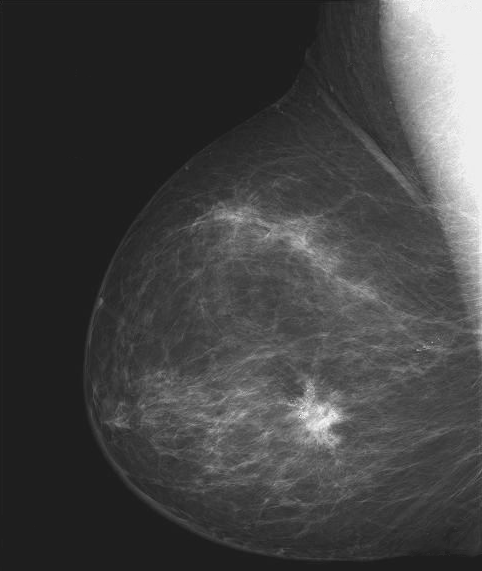
#> input picture Intensity_Spatial_Xfrm/images/breastXray.tif, 482 x 571 px; the run also reads 4 pictures not shown here
$ jupyter execute --allow-errors ec_dip_int_spatial_xfm_scikit_01.ipynb   (older library calls are emulated)
#> lines starting #> are read from the running program, lines starting #| are printed output that depends on the picture; long printed decimals are rounded
### ec_img_utils.py
# -*- coding: utf-8 -*-
"""
Created on Thu Jan 21 21:51:16 2021

@author: Ernesto

Image processing module for ECE419

The purpose of this module is to compile/construct a collection of image
processing utilities as I progress through the course
"""
import numpy as np
import scipy
from tabulate import tabulate
import exifread

import skimage
import skimage.util
import skimage.restoration
from scipy.ndimage import convolve
from scipy.ndimage import correlate
import skimage.filters
import skimage.transform
from skimage import morphology

import matplotlib.pyplot as plt

def get_img_info(img):
    '''
    Function to extract and print image information

    Inputs:
        - img: image represented as ndarray
    Outputs:
        - None, but the function prints the image dimensions, the data type,
          and the size in bytes
    '''
    if isinstance(img, np.ndarray):
        # create dict to store image info
        info_dict = dict()

        info_dict['Shape'] = [img.shape]
        info_dict['Data type'] = [img.dtype]
        info_dict['Bytes'] = [img.itemsize * np.prod(img.shape)]
        info_dict['Range'] = [np.min(img), np.max(img)]

        # print info to display
        print("Image Information\n\n", tabulate(info_dict, headers="keys", tablefmt='github'))

        # return info_dict
    else:
        raise Exception('Image is not array type')


'''
READING IMAGE EXIF INFORMATION / METADATA
I WILL BE USING EXIFREAD FROM: https://pypi.org/project/ExifRead/

Matlab has a built-in function iminfo that returns metadata for image files.
My plan is to wrap some of exifread's functionality into a utility function to
extract meaningful information from image files
'''


# [95 lines left out: functions get_exif_data, gray_img_comparison_plot, log_xfm, not called in this run]


def stretch_xfm(img, args_dict):
    # convert image to float image
    img = skimage.img_as_float(img)

    # if args_dict is empty, assign defaults
    if not bool(args_dict):
        slope = 4.0
        k = np.mean(img)
        # k = 0.5
    elif len(args_dict.keys()) == 2:
        slope = args_dict['slope']
        k = args_dict['k']
    else:
        Exception("Incorrect number of inputs for stretch method")

    # out_img = 1/(1+np.power((k/img+1e-6),slope))
    out_img = 1 / (1 + np.power(np.divide(k, img + 1e-10), slope))
    # I MAY HAVE TO WRITE THIS AS A TABLE LOOK-UP/INTERPOLATION OPERATION INSTEAD

    # rescale and convert back to uint8
    out_img = skimage.img_as_ubyte(out_img / np.max(out_img))

    return out_img


# [21 lines left out: function specified_xfm, not called in this run]


def intensity_xfms(img, method, args_dict):
    '''
    Function to perform intensity transformatin on grayscale images.
    Adapted from Digital Image Processing Using Matlab, 3rd ed by Gonzalez et al.

    Parameters
    ----------
    img : Typically uint8, although most functions will convert to float img
        img object as ndarray.
    method : string
        String describing intensity transformation to be performed.
    args_dict : dict
        Dictionary with input arguments depending on the intensity xfm.

        if method == 'log', args_dict = {'C': val1, 'out_cls': cls_str}
        where C is the constant multiplier in the log transformation and
        out_cls is either uint8 or uint16 representing output img class

        if method == 'stretch', args_dict = {'k':val1, 'slope':val2}
        where k and slope are the functional parameters in the transformation
        out_intensity = 1/(1+ (k/img)^slope))

        if method == 'specified', args_dict = {'txfun'} where txfun represents
        an array of intensity values to interpolate with

        if method == 'neg', return the photgraphic negative of the image

    Returns
    -------
    out_img: uint8 or uint16 (for log xfm) transformed according to the selected
    method (see desciptions above)
   '''
    if method == 'log':
        # the log transformation handles image classes differently than the other
        # xfms, so let the log_transform function handle that and then return
        out_img = log_xfm(img, args_dict)

    elif method == 'neg':
        out_img = skimage.util.invert(img)

    elif method == 'stretch':
        out_img = stretch_xfm(img, args_dict)

    elif method == 'specified':
        out_img = specified_xfm(img, args_dict)

    return out_img


# %%
# Frequency Domain Filtering utility functions
# [1781 lines left out: functions dftuv, next_pwr_2, padded_size, dft_filt, lp_filter, hp_filter and 38 more, not called in this run]

### Intensity_Spatial_Xfrm/ec_dip_int_spatial_xfm_scikit_01.ipynb
## Digital Image Processing, ECE419

Ernesto Colon

The Cooper Union Department of Electrical Engineering

January 24th, 2020

References:
- Digital Image Processing Using Matlab [DIPUM] by Gonzalez et al., 3rd ed
- Digital Image Processing by Gonzalez et al., 4th ed

**The following set of notes and example scripts are part of my independent study sessions and adapted from the references outlined above. My main reference is DIPUM and complemented with online documentation. As I go through the theory and textbook examples, I am translating the code and image processing techniques to Python.**

## Intensity Transformations and Spatial Filtering Notes/Exercises/Sandbox

[cell 1]
#Importing the libraries
import sys
#sys.path.append('C:/Users/ernes/OneDrive - The Cooper Union for the Advancement of Science and Art/Digital Image Processing-Aurora-R11/DIPUM/Scripts/Digital-Image-Processing')
sys.path.append('..')

import numpy as np
import os
import matplotlib.pyplot as plt
#from ec_img_utils import *
import ec_img_utils
from tabulate import tabulate
import skimage
import skimage.util
from skimage import io

## Spatial and Intensity Transformation Functions

Image processing tecniques in the spatial domain operate directly on the pixels of an image. In general, we can represent spatial transformations as follows:

<center> $$g(x,y) = T[f(x,y)]$$ <\center>

where $g(x,y)$ is the result of applying operator $T[\cdot]$ on input image $f(x,y)$.

If we let $(x_0, y_0)$ denote a pixel of interest, spatial transformations operate on a $n \times n$ neighborhood (rectangular region around pixel) of our pixel. When the spatial transformation neighborhood is of size $1 \times 1$ for a grayscale image, our spatial transformation is simply an intensity transformation. Recall that a grayscale image $f(x,y)$ represents intensity values at each pixel $(x,y)$. Thus, an operator that modifies each individual's pixel intensity is simply an intensity operator/transformation.

**Example 3.1 from DIPUM - Adjusting image contrast**

[cell 2]
######################
# PHOTGRAPHIC NEGATIVE
######################

#load the mammogram image
img_mam = io.imread('./images/breastXray.tif')
#> img_mam is the input picture: shape (571, 482); min 21, max 255, mean 66.7

#get image information
ec_img_utils.get_img_info(img_mam); print('\n\n')
#| Image Information
#|  | Shape      | Data type   |   Bytes |   Range |
#| |------------|-------------|---------|---------|
#| | (571, 482) | uint8       |  275222 |      21 |
#| |            |             |         |     255 |

#display the original and processed images
fig_mam, ax_mam = plt.subplots(2,3, figsize=(12.5,10)); ax_mam = ax_mam.ravel()

#display original image
ax_mam[0].imshow(img_mam,cmap='gray'); ax_mam[0].set_title('Original digital mammogram');

#The original image shows a small lesion, but it is hard to see around the dark background. Let's compute the complement of the image or its photographic negative
#The image processing toolbox in Matlab has a function imadjust() that can be used to rescale intensity values for grayscale images. In skimage, the parallel to
#Matlab's function is skimage.exposure.rescale_intensity() --> the parallels between the two functions are not exactly 1 to 1, but skimage's function
#will accomplish our task at hand

#Let's compute the complement of the mammogram by inverting the pixel values.
img_mam_comp = skimage.exposure.rescale_intensity(img_mam, in_range = (0,255), out_range = (255,0))
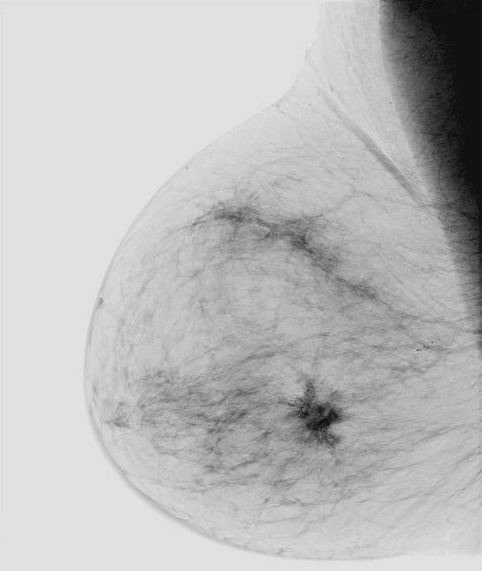
#> img_mam_comp: shape (571, 482) float64; min 0, max 234, mean 188.3

#display the complement image (photgraphic negative)
ax_mam[1].imshow(img_mam_comp,cmap='gray'); ax_mam[1].set_title('Negative image');

#note how much easier it is to see the lesion in the negative image

#We could have also used skimage.util.invert() to get our complement image

#Expanding the grayscale range [0.5, 0.75] to the full [0,1] or [0, 255] for uint8 images
img_mam_pt5_pt75 = skimage.exposure.rescale_intensity(img_mam,in_range=(255*0.5,255*0.75),out_range=(255*0,255*1))
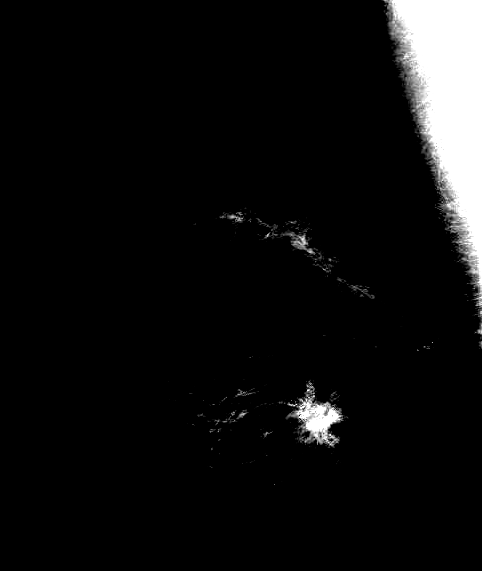
#> img_mam_pt5_pt75: shape (571, 482) float64; min 0, max 255, mean 15.3

#display the expanded image
ax_mam[2].imshow(img_mam_pt5_pt75,cmap='gray'); ax_mam[2].set_title('Expanded int. in range [0.5,0.75]');

#Note that the lesion is more visible/discernable against the black background

#####################
# CONTRAST STRETCHING
#####################

#From skimage's documentation:
#Even if an image uses the whole value range, sometimes there is very little weight at the ends of the value range.
#In such a case, clipping pixel values using percentiles of the image improves the contrast (at the expense of some
#loss of information, because some pixels are saturated by this operation):

#Matlab accomplishes the same functionality with the stretchlim() function

#contrast stretching
vmin, vmax = np.percentile(img_mam,(1,99))  #get percentile values
#> vmin = 30; vmax = 238

#top and bottom 1% of pixel values get clipped
img_mam_ctrst_str = skimage.exposure.rescale_intensity(img_mam, in_range=(vmin,vmax),)
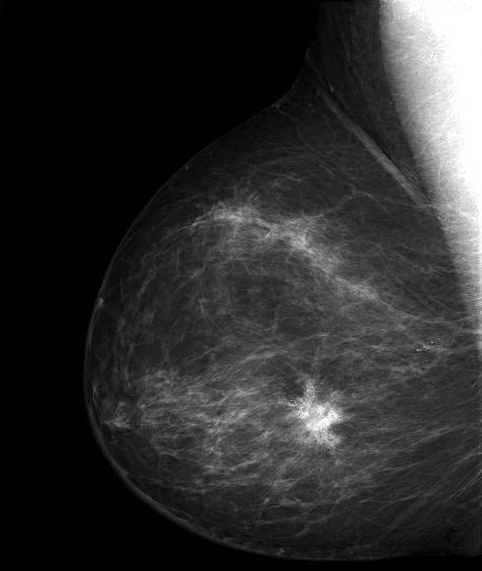
#> img_mam_ctrst_str: shape (571, 482); min 0, max 255, mean 44.7

#display the contrast stretched image
ax_mam[3].imshow(img_mam_ctrst_str,cmap='gray'); ax_mam[3].set_title('Contrast stretched');

#Contrast stretch with complement
#top and bottom 1% of pixel values get clipped
img_mam_ctrst_str_neg = skimage.exposure.rescale_intensity(img_mam, in_range=(vmin,vmax), out_range=(255,0))
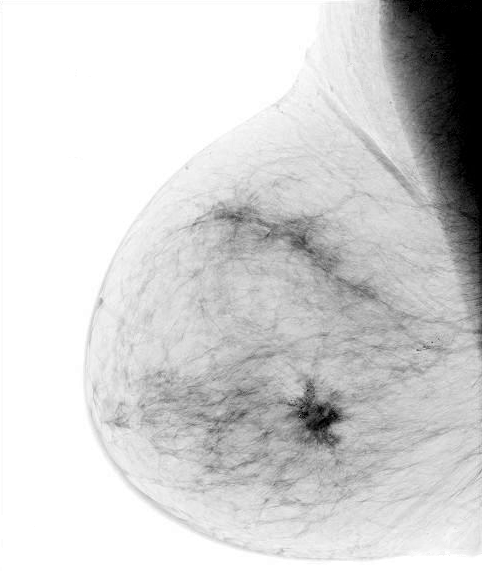
#> img_mam_ctrst_str_neg: shape (571, 482) float64; min 0, max 255, mean 210

#display the contrast stretched image
ax_mam[4].imshow(img_mam_ctrst_str_neg,cmap='gray'); ax_mam[4].set_title('Contrast stretched negative');

#Note the contrast enhanement obtained in the stretched negative relative to the original's negative

fig_mam.delaxes(ax_mam[5])

### Logarithmic and Contrast-Stretching Transformations

The intensity transformations treated in this section are tools for ***dynamic range*** manipulation. With natural images, our objective is typically to enhance the visual perception of an image. With medical images, as the mammogram example shown above, the visual perception enhancements are typically linked with being able to extract meaningful information from the image. In the case of the mammogram image, the contrast enhancement operations we performed allowed a clearer visualization of the tissue lesion.

**Logarithm transformations**

<center> $g(x,y) = c \times log(1 + f(x,y))$ <\center>

Where $c$ is a constant and $f(x,y)$ is an image of floating point *dtype*.

The shape of this transformation is shown below. One of the main uses of a logarithmic transformation is in dynamic range compression. For images with large dynamic ranges (e.g., Fourier transforms with typical dynamic ranges spanning ~$[0, 10^6]$), using a log transform results in a narrower dynamic range and we avoid drowning out the low intensity pixels.

Typically, once we have applied the log transformation to our image, we rescale the values to the range [0,1] and finally convert to the desired *dtype* for displaying, printing, etc.

[cell 3]
#############
# lOG XFM
#############

#plotting the shape of the logiartihmic transformation
log_xfm = lambda c, f : c*np.log(1 + f)

#generate vector of intensity values in range [0,1]
inten_in = np.linspace(0,1,endpoint=True)

#constant in log transformation
c = 1

fig_log_xfm, ax_log_xfm = plt.subplots(1,1, figsize=(5,5));
ax_log_xfm.plot(inten_in, log_xfm(c, inten_in)); ax_log_xfm.set_title('Logarithmic Transformation');
ax_log_xfm.set_xlabel('Input instensity');ax_log_xfm.set_ylabel('Output instensity');
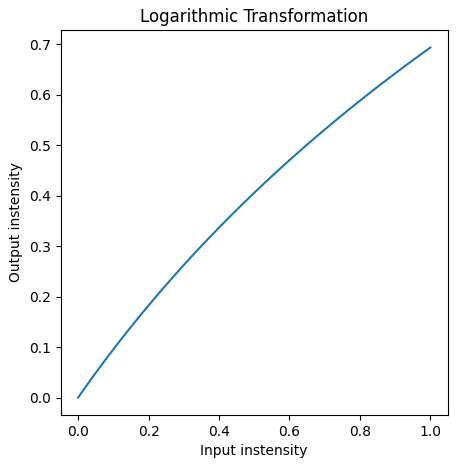
#> figure drawn by matplotlib, 1 panel; curve peaks at x = 1, y = 0.693

**Example 3.2 from DIPUM - Using a log function to reduce dynamic range**

[cell 4]
#load Fourier transform image
img_four_spect = io.imread('./images/fourier-spectrum.tif')
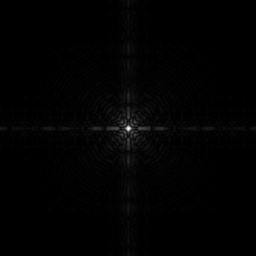
#> input picture Intensity_Spatial_Xfrm/images/fourier-spectrum.tif, 256 x 256 px
#> img_four_spect is the input picture: shape (256, 256); min 0, max 255, mean 2.1

ec_img_utils.get_img_info(img_four_spect)
#| Image Information
#|  | Shape      | Data type   |   Bytes |   Range |
#| |------------|-------------|---------|---------|
#| | (256, 256) | uint8       |   65536 |       0 |
#| |            |             |         |     255 |

#display the Fourier spectrum image with a high dynamic range --> textbook claims that the frequency domain values range from 0 to 10^6
fig_ft, ax_ft = plt.subplots(1,2,figsize=(10,5)); ax_ft=ax_ft.ravel()
ax_ft[0].imshow(img_four_spect,cmap='gray'); ax_ft[0].set_title('A Fourier Spectrum, Original')

'''
#Convert the image to float before processing
#img_four_spect_float = skimage.util.img_as_float(img_four_spect)

I misinterpreted the textbook when it listed the log transformation c*log(1 + f) with f being a FLOAT. That did not mean to convert the image to the range [0,1], but instead
to pass floating point values to the logarithmic function
'''

#Apply the log transformation to our image with constant c = 1
img_four_spect_log_xfm = log_xfm(1,(img_four_spect).astype(np.float64))
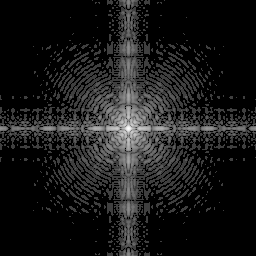
#> img_four_spect_log_xfm: shape (256, 256) float64; min 0, max 5.55, mean 0.56; drawn with min black and max white

#compute range after log transformation
print("\n\nRange --> min: %f, max: %f\n\n" %(np.min(img_four_spect_log_xfm), np.max(img_four_spect_log_xfm)))
#| Range --> min: 0, max: 5.545

#convert back to uint8 after rescaling
scaled = img_four_spect_log_xfm/np.max(img_four_spect_log_xfm)
print("\n\nRange before conversion back to uint8 dtype --> min: %f, max: %f\n\n" %(np.min(scaled), np.max(scaled)))
#| Range before conversion back to uint8 dtype --> min: 0, max: 1.000

img_four_spect_log_xfm = skimage.util.img_as_ubyte(scaled)

#display images
ax_ft[0].imshow(img_four_spect,cmap='gray'); ax_ft[0].set_title('A Fourier Spectrum, Original');

ax_ft[1].imshow(img_four_spect_log_xfm,cmap='gray'); ax_ft[1].set_title('Result of using a log xfm');

**Contrast-stretching Transformations**

These type of transformations expand a narrow range of intensity values to a wider range. We saw an example of this with the mammogram image above.

A contrast stretching transformation has the mathematical form:

<center>$\Large s = T(r) = \frac{1}{1+(k/r)^E}$<\center>

Where $r$ and $s$ are the input and output intensity values respectively, $k$ is a constant and $E$ controls the slope of the function as shown below.

Let's visualize a couple of contrast-stretching transformations by varying the functional parameters.


[cell 5]
######################
# CONTRAST STRETCHING
######################

#Plotting the contrast-stretching transformation
cntrst_strt_xfm = lambda inten, k, slope : 1/(1 + np.power((k/inten),slope))

#generate vector of intensity values in range [0,1]
inten_in = np.linspace(0.01,1,endpoint=True)

#constant in log transformation
k = 0.5

#slope parameter in contrast stretching transformation
E = 20

#Let's visualize the effect of the constant k and slope parameters
#k_lst = np.arange(0.1,1,step=0.25)
k_lst = [0.1, 0.35, 0.6, 0.85]
slope_lst = np.arange(10,50,step=10)

fig_cntrst_strt_xfm, ax_cntrst_strt_xfm = plt.subplots(2,2, figsize=(10,10)); ax_cntrst_strt_xfm = ax_cntrst_strt_xfm.ravel()

for idx, (k, slope) in enumerate(zip(k_lst, slope_lst)):
    ax_cntrst_strt_xfm[idx].plot(inten_in, cntrst_strt_xfm(inten_in, k, slope));
    ax_cntrst_strt_xfm[idx].set_title('Contrast-stretching Xfm, k=%s, slope=%s' % (str(k),str(slope)));
    ax_cntrst_strt_xfm[idx].set_xlabel('Input Intensity, $r$'); ax_cntrst_strt_xfm[idx].set_ylabel('Output Intensity, $s$');
    ax_cntrst_strt_xfm[idx].axvline(x=k,linestyle='--',c='r'); ax_cntrst_strt_xfm[idx].legend(['Xfm','k'])

fig_cntrst_strt_xfm.subplots_adjust(hspace = 0.5)
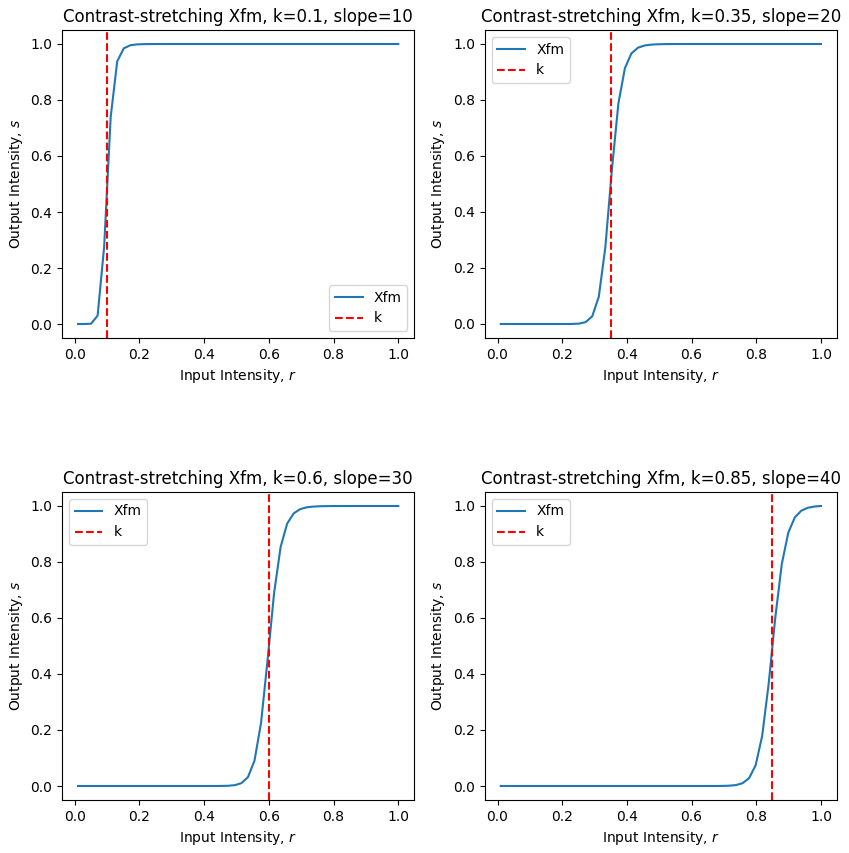
#> figure drawn by matplotlib, 4 panels; panel 1: curve peaks at x = 1, y = 1; panel 2: curve peaks at x = 1, y = 1; panel 3: curve peaks at x = 1, y = 1; panel 4: curve peaks at x = 1, y = 0.998

As seen from the plots above, as our slope parameter grows, its limit approaches a brickwall-like xfm. This limiting function is a ***thresholding function*** (see below).

[cell 6]
#plotting the thresholding function
fig_cntrst_strt_xfm2, ax_cntrst_strt_xfm2 = plt.subplots(1,2, figsize=(10,5)); ax_cntrst_strt_xfm2 = ax_cntrst_strt_xfm2.ravel()

k_lst = [0.5, 0.5]
slope_lst = [20,159]
for idx, (k, slope) in enumerate(zip(k_lst, slope_lst)):
    ax_cntrst_strt_xfm2[idx].plot(inten_in, cntrst_strt_xfm(inten_in, k, slope));
    ax_cntrst_strt_xfm2[idx].set_xlabel('Input Intensity, $r$'); ax_cntrst_strt_xfm2[idx].set_ylabel('Output Intensity, $s$');
    ax_cntrst_strt_xfm2[idx].axvline(x=k,linestyle='--',c='r'); ax_cntrst_strt_xfm2[idx].legend(['Xfm','k'])

ax_cntrst_strt_xfm2[0].set_title('Contrast-stretching Xfm, k=%s, slope=%s' % (str(k_lst[0]),str(slope_lst[0])));
ax_cntrst_strt_xfm2[1].set_title('Thresholding Xfm, in the limit');
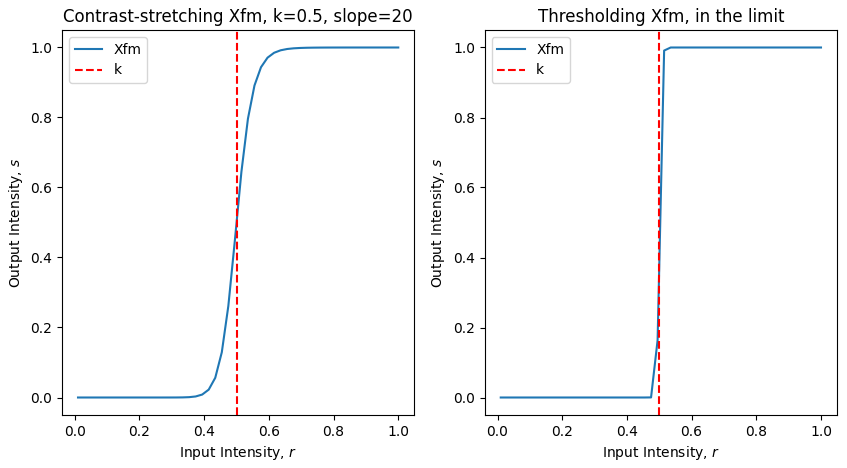
#> figure drawn by matplotlib, 2 panels; panel 1: curve peaks at x = 1, y = 1; panel 2: curve peaks at x = 0.636, y = 1

**Example 3.3 - Illutration of custom function *intensity_xfms***

**Refer to *ec_img_utils* module for function listing**

[cell 7]
###################################
#CUSTOM INTENSITY TRANSFORMATION
###################################

#import bone scan image
img_bone = io.imread('./images/bonescan.tif')
#> (the rest of the program and of its run is left out)
